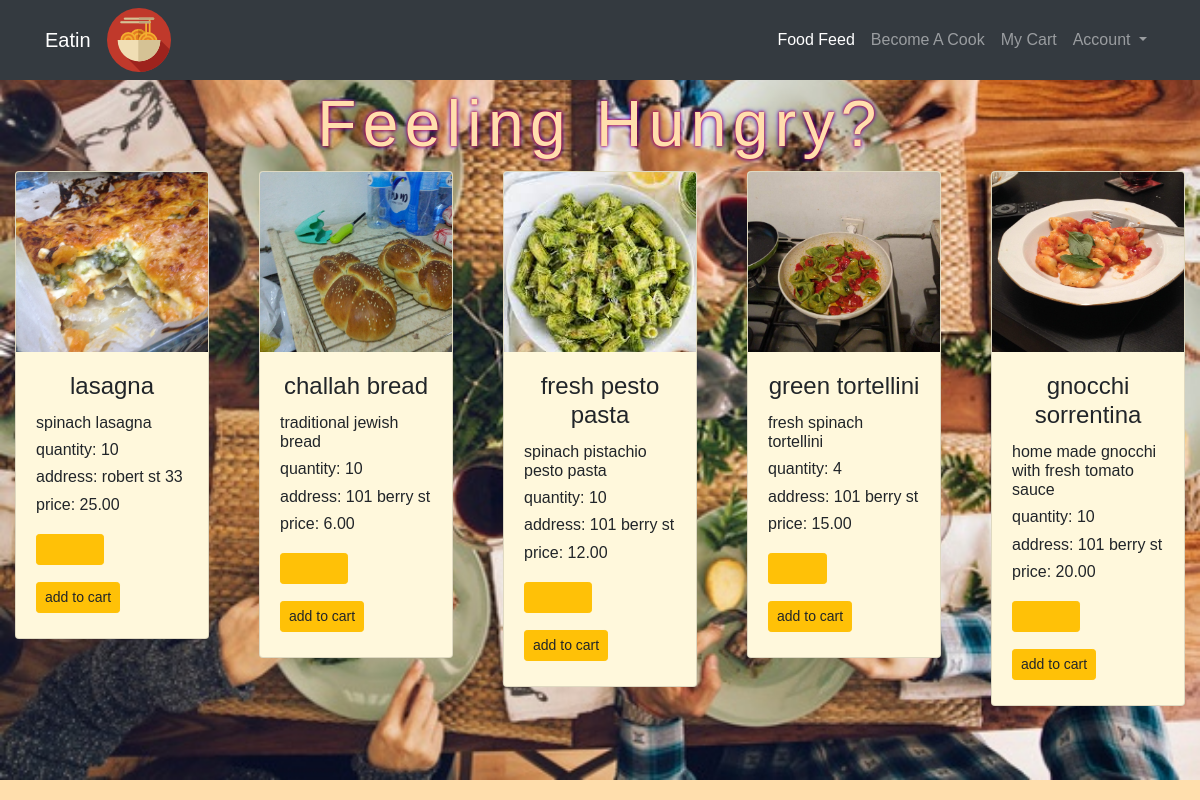
The app's page /feed/, older data.
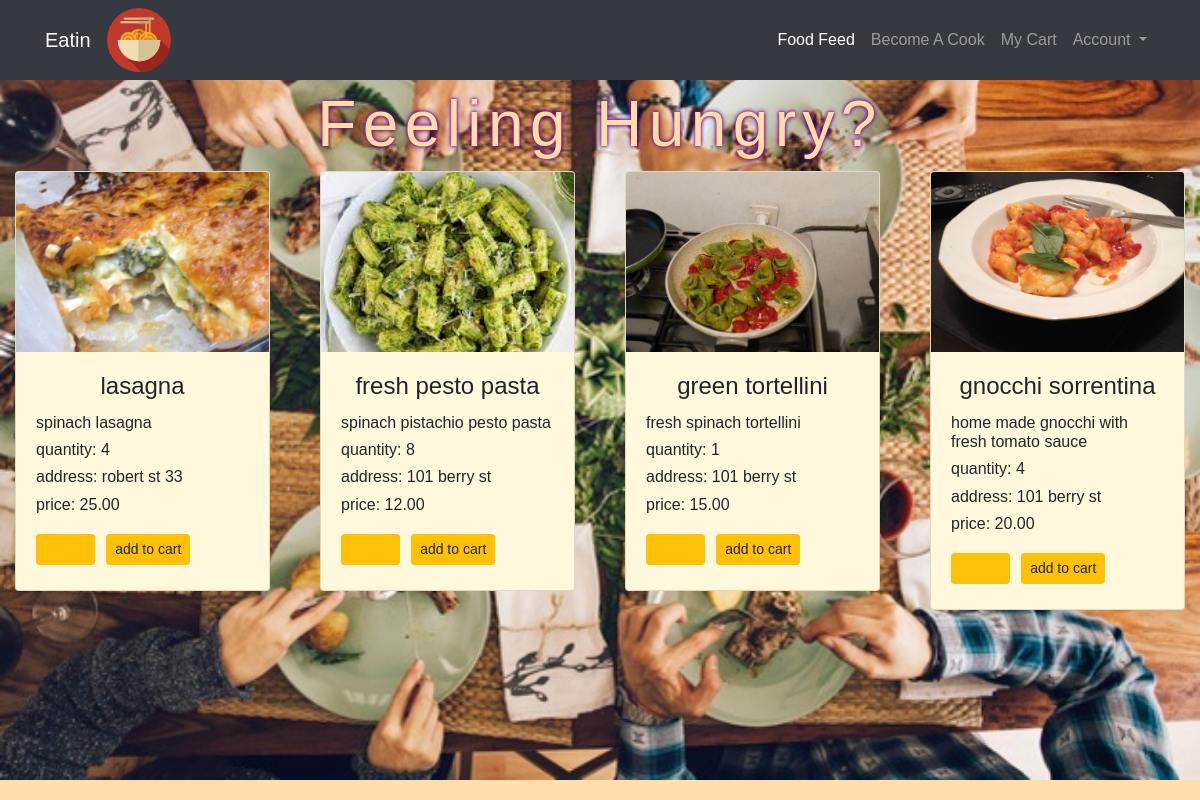
The same page, newer data.
### cook/models.py (models this page shows)
class Food(models.Model):
    user = models.ForeignKey(User,
    on_delete = models.CASCADE
    )
    title = models.CharField(max_length=20,null=True)
    description = models.CharField(max_length=100)
    price = models.DecimalField(max_digits=4, decimal_places=2,blank=False,null=False)
    created_at = models.DateTimeField(auto_now_add=True)
    updated_at = models.DateTimeField(auto_now=True)
    quantity = models.IntegerField(blank=False,null=False)
    image = models.ImageField(upload_to = 'images/',default=None,blank=True)
    category = models.CharField(
        max_length=50,
        default='OTHER',
        null=False,
        choices=  [
            ('ITALIAN', 'Italian'),
            ('DESERT', 'Desert'),
            ('BEVERAGES', 'Beverages'),
            ('THAI', 'Thai'),
            ('SUSHI', 'Sushi'),
            ('INADIAN', 'Indian'),
            ('MEDITERRANEAN','Mediterranean'),
            ('CHINESE','Chinese'),
            ('AMERICAN','American'),
            ('VIETNAMESE','Vietnamese'),
            ('GLUTEN-FREE','Gluten-Free'),
            ('VEGAN','Vegan'),
            ('SALAD','Salad'),
            ('ASIAN','Asian'),
            ('SOUP','Soup'),
            ('GREEK','Greek'),
            ('JAPANESE','Japanese'),
            ('HOME-COOKING','Home-Cooking'),
            ('OTHER','Other')
            ]
    )

### accounts/models.py (models this page shows)
class Profile(models.Model):
    user = models.OneToOneField(User,
    on_delete = models.CASCADE,
    primary_key=True,
    )
    address = models.CharField(max_length=80,default=None,null=True)
    Type = models.CharField(
        max_length=10,
        default='EATER',
        null=False,
        choices=  [
            ('COOK', 'Cook'),
            ('EATER', 'Eater'),
            ('BOTH', 'Both'),
            ]
    )

### feed/views.py (the view)
# urls.py: path('', views.display_feed, name='display_feed'),
def display_feed(request):
    if request.method == 'GET' or request.method == 'POST':
        foods = Food.objects.filter(quantity__gt=0)
        for food in foods:
            print(food.quantity)
        foods_desc = foods.order_by('-created_at')
        return render(request,'feed/index.html',{'all_foods':foods_desc})

### feed/templates/feed/index.html (shortened to what this page needs)
{% extends 'base.html' %}
{% load static %}
{% block content %}
<link rel="stylesheet" type="text/css" href="{% static 'feed/style.css' %}">
<div class="bg-img">
  <h1 class="container feed_title">Feeling Hungry?<h1>
      <div class="card-columns d-flex">
        {% for food in all_foods %}
        <div class="container-fluid">
          <div class="row">
            <div class="col-md d-flex">
              <div class="card">
                <div class="img-square-wrapper">
                  <img class="card-img-top" src="http://127.0.0.1:8000/media/{{food.image}}" alt="{{food.title}}">
                  <div class="card-body text-center">
                    <h4 class="card-title">{{food.title}}</h4>
                    <h6 class="card-text text-left">{{food.description}}</h6>
                    <h6 class="card-text text-left">quantity: {{food.quantity}}</h6>
                    <h6 class="card-text text-left">address: {{food.user.profile.address}}</h6>
                    <h6 class="card-text text-left">price: {{food.price}}</h6>
                    <div class="card-text text-left">
                      <form action="{% url 'add_to_cart' %}" method="POST">
                        <input type="number" class="btn btn-warning btn-sm" name="quantity" min="1" max="{{food.quantity}}">
                        <input type="submit" class="btn btn-warning btn-sm" value="add to cart">
                      </form>
                    </div>
                  </div>
                </div>
              </div>
            </div>
          </div>
        </div>
        {% endfor %}
        {% endblock %}

### templates/base.html (shortened to what this page needs)
{% load staticfiles %}
<!DOCTYPE html>
<html lang="en" dir="ltr">
<head>
  {% load static %}
  <link rel="stylesheet" href="https://maxcdn.bootstrapcdn.com/bootstrap/4.0.0-beta.3/css/bootstrap.min.css">
  <link rel="stylesheet" type="text/css" href="{% static 'eatin/style.css' %}">
</head>
<body>
  <nav class="navbar navbar-expand-lg navbar-dark bg-dark static-top">
    <div class="container">
      <a class="navbar-brand" href="/accounts/registration/">Eatin</a>
      <img src="/media/icons/spaguetti.png" alt="">
      <div class="collapse navbar-collapse" id="navbarNavDropdown">
        <ul class="navbar-nav ml-auto">
          <li class="nav-item active">
            <a class="nav-link" href="/feed/">Food Feed
            </a>
          </li>
          <li class="nav-item">
            <a class="nav-link" href="/cook/">Become A Cook</a>
          </li>
          <li class="nav-item">
            <a class="nav-link" href="/cart/">My Cart</a>
          </li>
          <li class="nav-item dropdown">
            <a class="nav-link dropdown-toggle" href="#" id="navbarDropdownMenuLink" role="button" data-toggle="dropdown" aria-haspopup="true" aria-expanded="false">
              Account
            </a>
          </li>
        </ul>
      </div>
    </div>
  </nav <ul>
  <div class="wrapper">
    {% block content %}
    {% endblock %}
  </div>
</body>
</html>

### static/eatin/style.css (style rules this page uses)
body { background-color: NavajoWhite; font-family: "Copperplate","Comic Sans MS","Arial"; }

### feed/static/feed/style.css (style rules this page uses)
.feed_title { text-align: center; font-family: 'Copperplate', 'Arial'; font-size: 4em; letter-spacing: 0.1em; display: block; font-style:normal; padding-top: 0.1em; text-shadow: 0 0 3px #FF0000, 0 0 5px #0000FF; color: NavajoWhite; }
.card { background-color: Cornsilk; }
.card-img-top { width:100%; height: 15vw; object-fit: cover; }
.bg-img { background-image: url("/media/images/dinnerTable.jpg"); min-height: 700px; background-position: bottom left; background-repeat: no-repeat; background-size: cover; position: sticky; }

Row changes from the older to the newer data that the page shows:
no longer on this page (row edited): Food: image (picture), title "challah bread", description "traditional jewish bread", quantity "10", user.profile.address "101 berry st", price "6.00"
changed Food "lasagna": quantity "10" → "4"
changed Food "fresh pesto pasta": quantity "10" → "8"
changed Food "green tortellini": quantity "4" → "1"
changed Food "gnocchi sorrentina": quantity "10" → "4"
